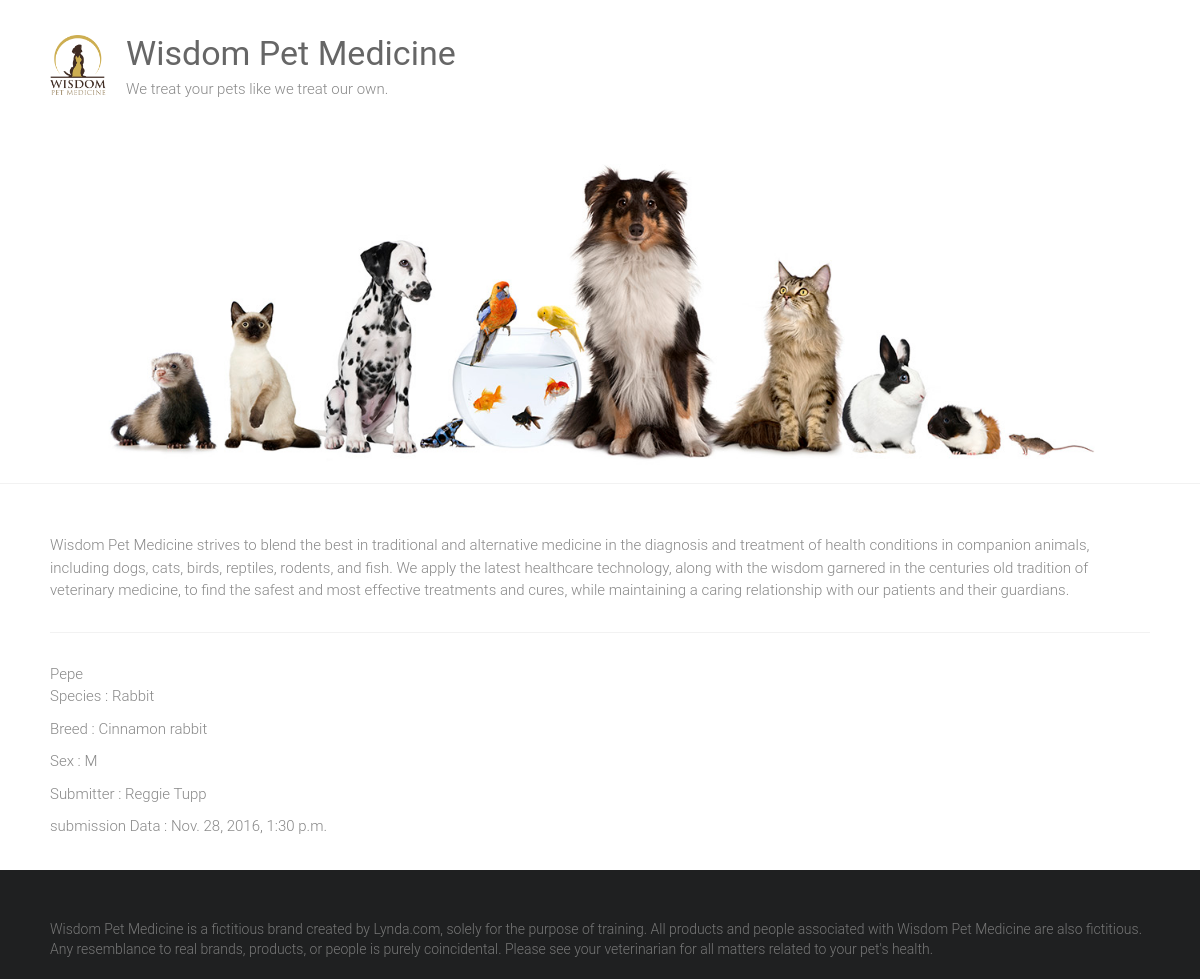
Page /adoptions/1/ on the committed database.
### adoptions/models.py (models this page shows)
class Pet(models.Model):
    SEX_CHOICE = [('M','Male'),('F','Female')]
    name = models.CharField(max_length = 100)
    submitter = models.CharField(max_length = 100)
    species = models.CharField(max_length = 30)
    breed = models.CharField(max_length = 30, blank = True)
    description = models.TextField()
    sex = models.CharField(choices = SEX_CHOICE, blank = True, max_length = 1)
    submission_date = models.DateTimeField()
    age = models.IntegerField(null = True)
    vaccinations = models.ManyToManyField('Vaccine', blank = True)

### adoptions/views.py (the view)
# urls.py: url('^adoptions/(\d+)/', views.pet_details, name = "pet_details"),
def pet_details(request, id):
    try:
        pet = Pet.objects.get(id = id)
    except Pet.DoesNotExist:
        raise Http404('Pet Not Found')
    return render(request, 'pet_details.html', {'pet':pet})

### adoptions/templates/pet_details.html (shortened to what this page needs)
{% extends "base.html" %}
{% block content %}
<div>
    <h33>{{pet.name | capfirst }}</h3>
    <p> Species : {{ pet.species }}</p>
    {% if pet.breed %}
        <p>Breed : {{ pet.breed }}</p>
    {% endif %}
    {% if pet.sex %}
        <p>Sex : {{ pet.sex }}</p>
    {% endif %}
    <p> Submitter : {{ pet.submitter }}</p>
    <p> submission Data : {{  pet.submission_date}}</p>
    <br>
</div>
{% endblock %}

### static/style.css (style rules this page uses)
html, body, div, span, applet, object, iframe, h1, h2, h3, h4, h5, h6, p, blockquote, pre, a, abbr, acronym, address, big, cite, code, del, dfn, em, font, ins, kbd, q, s, samp, small, strike, strong, sub, sup, tt, var, dl, dt, dd, ol, ul, li, fieldset, form, label, legend, table, caption, tbody, tfoot, thead, tr, th, td { border: 0; font: inherit; font-size: 100%; font-style: inherit; font-weight: inherit; margin: 0; outline: 0; padding: 0; vertical-align: baseline; }
html { overflow-y: scroll; -webkit-text-size-adjust: 100%; -ms-text-size-adjust: 100%; }
body, button, input, select, textarea { color: #888888; font-size: 15px; line-height: 1.5; font-family: 'Roboto', sans-serif; font-weight: 300; }
p { color: #888888; font-size: 15px; line-height: 1.5; margin-bottom: 15px; font-weight: 300; }
body { background: #f2f2f2; }
body { padding-top: 30px; padding-bottom: 30px; }
body.wide { padding-top: 0; padding-bottom: 0; }
.single-page p { margin-bottom: 10px; }

### rows in the picture
Pet: name "Pepe", species "Rabbit", breed "Cinnamon rabbit", sex "M", submitter "Reggie Tupp", submission_date "Nov. 28, 2016, 1:30 p.m."
